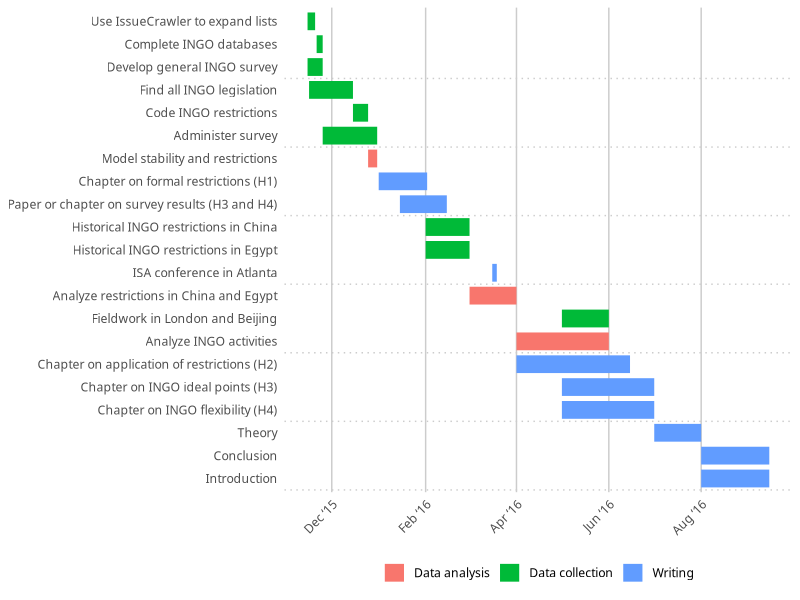

Here is the R script that generated this plot:
library(ggplot2)
library(tidyverse)
library(lubridate)
library(scales)
library(Cairo)

# input the data
tasks <- tribble(
    ~Start,       ~End,         ~Objective,        ~Task,
    "2015-11-15", "2015-11-20", "Data collection", "Use IssueCrawler to expand lists",
    "2015-11-21", "2015-11-25", "Data collection", "Complete INGO databases",
    "2015-11-16", "2015-12-15", "Data collection", "Find all INGO legislation",
    "2015-12-15", "2015-12-25", "Data collection", "Code INGO restrictions",
    "2015-11-15", "2015-11-25", "Data collection", "Develop general INGO survey",
    "2015-11-25", "2015-12-31", "Data collection", "Administer survey",
    "2015-12-25", "2015-12-31", "Data analysis",   "Model stability and restrictions",
    "2016-01-01", "2016-02-02", "Writing",         "Chapter on formal restrictions (H1)",
    "2016-01-15", "2016-02-15", "Writing",         "Paper or chapter on survey results (H3 and H4)",
    "2016-03-16", "2016-03-19", "Writing",         "ISA conference in Atlanta",
    "2016-02-01", "2016-03-01", "Data collection", "Historical INGO restrictions in China",
    "2016-02-01", "2016-03-01", "Data collection", "Historical INGO restrictions in Egypt",
    "2016-05-01", "2016-06-01", "Data collection", "Fieldwork in London and Beijing",
    "2016-03-01", "2016-04-01", "Data analysis",   "Analyze restrictions in China and Egypt",
    "2016-04-01", "2016-06-01", "Data analysis",   "Analyze INGO activities",
    "2016-04-01", "2016-06-15", "Writing",         "Chapter on application of restrictions (H2)",
    "2016-05-01", "2016-07-01", "Writing",         "Chapter on INGO ideal points (H3)",
    "2016-05-01", "2016-07-01", "Writing",         "Chapter on INGO flexibility (H4)",
    "2016-07-01", "2016-08-01", "Writing",         "Theory",
    "2016-08-01", "2016-09-15", "Writing",         "Conclusion",
    "2016-08-01", "2016-09-15", "Writing",         "Introduction"
)

# convert to long format
tasks.long <- tasks %>%
    mutate(Start = ymd(Start),
           End = ymd(End)) %>%
    gather(date.type, task.date, -c(Objective, Task)) %>%
    arrange(date.type, task.date) %>%
    mutate(Task = factor(Task, levels = rev(unique(Task)), ordered = TRUE))

# custom theme
theme_gantt <- function(base_size = 11, base_family = "Source Sans Pro Light") {
    theme_bw(base_size, base_family) %+replace%
        theme(panel.background = element_rect(fill = "#ffffff", colour = NA),
              axis.title.x = element_text(vjust = -0.2), axis.title.y = element_text(vjust = 1.5),
              title = element_text(vjust = 1.2, family = "Source Sans Pro Semibold"),
              panel.border = element_blank(), axis.line = element_blank(),
              panel.grid.minor = element_blank(),
              panel.grid.major.y = element_blank(),
              panel.grid.major.x = element_line(size = 0.5, colour = "grey80"),
              axis.ticks = element_blank(),
              legend.position = "bottom",
              axis.title = element_text(size = rel(0.8), family = "Source Sans Pro Semibold"),
              strip.text = element_text(size = rel(1), family = "Source Sans Pro Semibold"),
              strip.background = element_rect(fill = "#ffffff", colour = NA),
              panel.spacing.y = unit(1.5, "lines"),
              legend.key = element_blank())
}

# Calculate where to put the dotted lines that show up every three entries
x.breaks <- seq(length(tasks$Task) + 0.5 - 3, 0, by = -3)

# Build plot
timeline <- ggplot(tasks.long, aes(x = Task, y = task.date, colour = Objective)) +
    geom_line(size = 6) +
    geom_vline(xintercept = x.breaks, colour = "grey80", linetype = "dotted") +
    guides(colour = guide_legend(title = NULL)) +
    labs(x = NULL, y = NULL) + coord_flip() +
    scale_y_date(date_breaks = "2 months", labels = date_format("%b ‘%y")) +
    theme_gantt() + theme(axis.text.x = element_text(angle = 45, hjust = 1))
timeline
